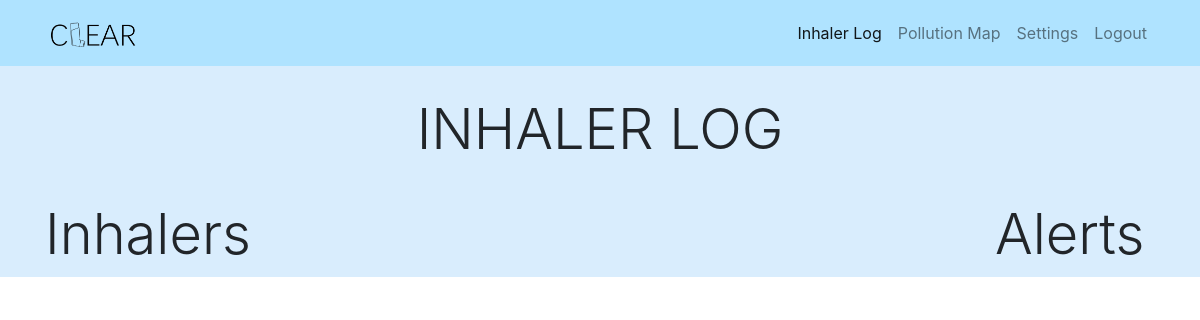
/clear/inhalers/, run on an earlier commit of the app's database.
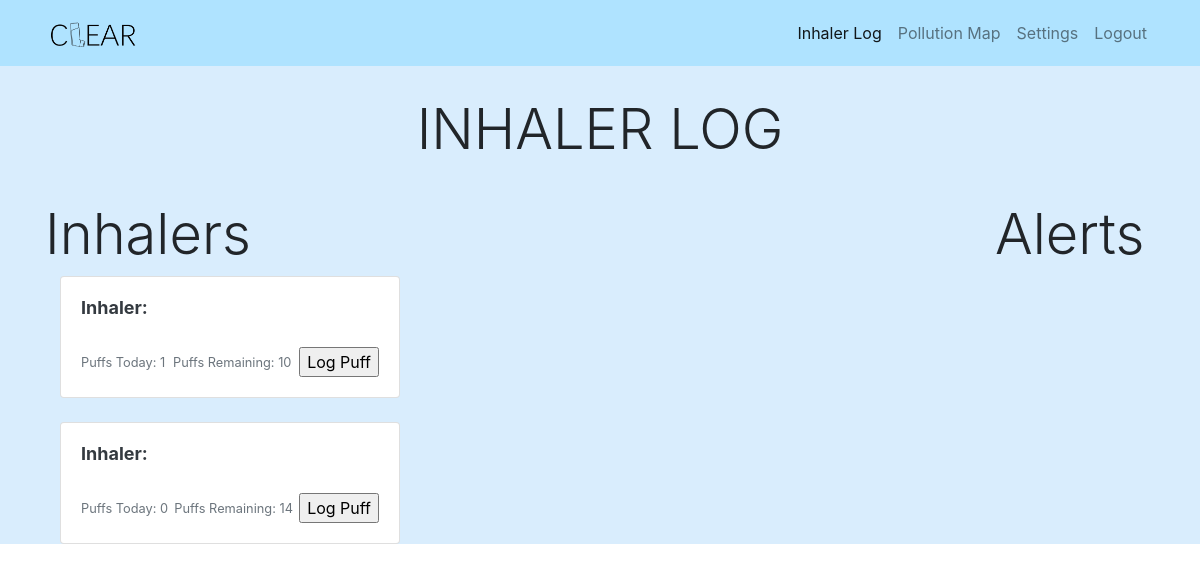
And on a later commit of the database.
### Clear/models.py (models this page shows, shortened)
class UserInhaler(models.Model):
    user_id = models.ForeignKey(settings.AUTH_USER_MODEL, on_delete=models.CASCADE, related_name='inhalers_user', null=False)
    inhaler_id = models.ForeignKey('Inhaler', on_delete=models.PROTECT, related_name='users_inhaler', null=False)
    puffs_today = models.IntegerField(default=0)
    puffs_remaining = models.IntegerField(null=False)
    dose = models.IntegerField(help_text='Dose in micrograms')
    puffs = models.IntegerField(help_text='Number of puffs per usage')
    frequency = models.IntegerField(help_text='Number of uses per day')
    class Meta:
        verbose_name = 'User Inhaler'
        verbose_name_plural = 'Users Inhalers'
        ordering = ['id']

### Clear/views.py (the view)
# urls.py: path('inhalers/', views.InhalerView.as_view(), name='inhalers'),
class InhalerView(ListView):
    model = UserInhaler
    template_name = 'clear/main/inhaler.html'

### Clear/templates/clear/main/inhaler.html
{% extends "clear/main/base.html" %}
{% block nav_item_inhaler %}active{% endblock nav_item_inhaler %}
{% block content %}
        <div class="container">
            <div class="row justify-content-center">
                <h1 class="page-title display-4" >INHALER LOG</h1>
            </div>
          <div class="row">
            <div class="col-10">
              <h2 class="display-4" >Inhalers</h2>
            </div>
            <div class="col-2">
                <h2 class="display-4" >Alerts</h2>
            </div>
          </div>
          <div class="col-4">
                    {% for UserInhaler in object_list %}
                    <div class="row-md-4">
                        <div class="text-dark">
                            <div class="card mb-4 box-shadow">
                                <div class="card-body">
                                    <h2 style="font-size:18px;font-weight:bold;min-height:42px;">
                                        Inhaler: {{Inhaler.UserInhaler.inhaler_id_id.name}}</h2>
                                    <div class="d-flex justify-content-between align-items-center">
                                        <small class="text-muted">Puffs Today: {{UserInhaler.puffs_today}}</small>
                                        <small class="text-muted">Puffs Remaining: {{UserInhaler.puffs_remaining}}</small>
                                        <input type="button" value="Log Puff" onclick="log_puff">
                                    </div>
                                </div>
                            </div>
                        </div>
                    </div>
                    {% endfor %}
            </div>
        </div>
{% endblock content %}

### Clear/templates/clear/main/base.html (shortened to what this page needs)
{% load static %}
<!DOCTYPE html>
<html lang="en">
<head>
    <link rel="stylesheet" href="https://cdn.jsdelivr.net/npm/bootstrap@4.0.0/dist/css/bootstrap.min.css">
    <nav class="navbar navbar-expand-md navbar-light menu-background">
        <div class="container">
            <a class="navbar-brand" href="{% url 'inhalers' %}">
                <img src="{% static 'clearT.png' %}" alt="LOGO" width="100" height="40"/>
            </a>
              <div class="collapse navbar-collapse " id="navbarNav">
                <ul class="navbar-nav ml-auto">
                  <li class="nav-item">
                    <a class="nav-link display-6 {% block nav_item_inhaler %}{% endblock nav_item_inhaler %}" href="{% url 'inhalers' %}">Inhaler Log <span class="sr-only">(current)</span></a>
                  </li>
                  <li class="nav-item">
                    <a class="nav-link display-6 {% block nav_item_pollution %}{% endblock nav_item_pollution %}" href="{% url 'pollution' %}">Pollution Map</a>
                  </li>
                  <li class="nav-item">
                    <a class="nav-link display-6 {% block nav_item_settings %}{% endblock nav_item_settings %}" href="{% url 'settings' %}">Settings</a>
                  </li>
                    <li class="nav-item">
                    <a class="nav-link display-6" href="{% url 'logout' %}">Logout</a>
                  </li>
                </ul>
              </div>
        </div>
    </nav>
</head>
<body>
</body>
<div class="custom-background">
    {% block content %}
    {% endblock %}
</div>
</html>

### Clear/templates/clear/main/base.html (style rules this page uses)
.menu-background { background-color: #afe3ff; }
.custom-background { background-color: #D9EDFD; }
.page-title { padding: 30px; }

What changed in the data, as far as the page shows it:
added UserInhaler: puffs_today "1", puffs_remaining "10"
added UserInhaler: puffs_today "0", puffs_remaining "14"
